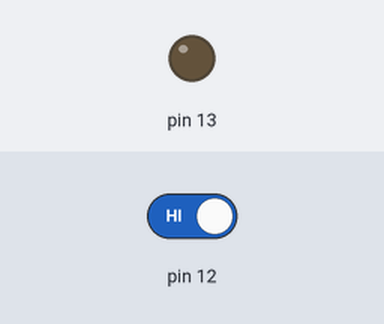
Bench run of a sketch on a simulated Arduino Uno, built with avr-gcc and run on an emulated ATmega328P. Parts: output pins drawn as LEDs (lit = HIGH). The test bench sets the inputs (shaded band); at power-on: pin 12 HIGH.

Above: at 1.2 s.
1.3 s: pin 12 driven LOW
At 2.5 s:
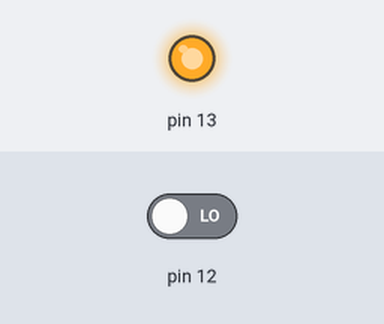
2.8 s: pin 12 driven HIGH
At 3.9 s:
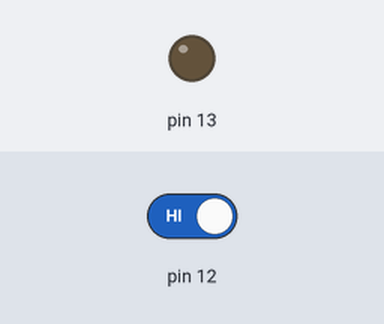
Timing chart, 0 to 5.8 s (numbered marks = the images above; inputs shaded):
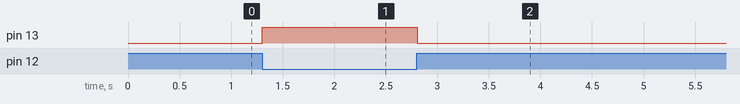

Measured:
- after the input at 1.3 s, pin 13: LOW → HIGH at once
- after the input at 2.8 s, pin 13: HIGH → LOW at once

The sketch:

led_botao_pin_ext.ino
```cpp
// C++ code
// BOTÃO PARA DESLIGAR E LIGAR LED
int Botao = 0;

void setup()
{
pinMode(12, INPUT);
pinMode(13, OUTPUT);
}

void loop()
{
  Botao = digitalRead(12);
  if (Botao == 0){
    digitalWrite(13, HIGH);
  }else{
    digitalWrite(13, LOW);
  }
    delay(10); // Delay a little bit to improve simulation performance
}
```
